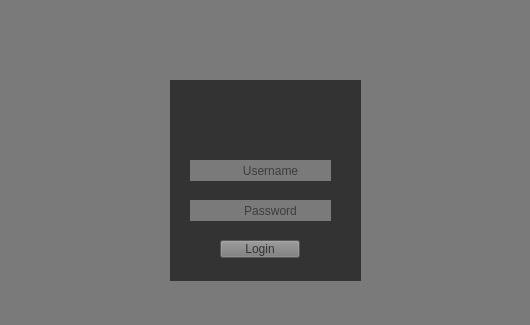
<?xml version="1.0" encoding="UTF-8"?>
<ui version="4.0">
 <class>Login</class>
 <widget class="QMainWindow" name="Login">
  <property name="geometry">
   <rect>
    <x>0</x>
    <y>0</y>
    <width>530</width>
    <height>325</height>
   </rect>
  </property>
  <property name="windowTitle">
   <string>Login</string>
  </property>
  <property name="layoutDirection">
   <enum>Qt::RightToLeft</enum>
  </property>
  <property name="styleSheet">
   <string notr="true">background-color: rgb(122, 122, 122);</string>
  </property>
  <widget class="QWidget" name="centralwidget">
   <widget class="QLabel" name="label">
    <property name="geometry">
     <rect>
      <x>170</x>
      <y>80</y>
      <width>191</width>
      <height>201</height>
     </rect>
    </property>
    <property name="styleSheet">
     <string notr="true">background-color: rgb(51, 51, 51);</string>
    </property>
    <property name="text">
     <string/>
    </property>
   </widget>
   <widget class="QLabel" name="Logo">
    <property name="geometry">
     <rect>
      <x>220</x>
      <y>-10</y>
      <width>101</width>
      <height>81</height>
     </rect>
    </property>
    <property name="styleSheet">
     <string notr="true"/>
    </property>
    <property name="text">
     <string/>
    </property>
    <property name="pixmap">
     <pixmap>C:/Users/Asus/Downloads/logo-twitter-png-47449.png</pixmap>
    </property>
    <property name="scaledContents">
     <bool>true</bool>
    </property>
    <property name="openExternalLinks">
     <bool>false</bool>
    </property>
   </widget>
   <widget class="QLineEdit" name="lineEdit">
    <property name="enabled">
     <bool>true</bool>
    </property>
    <property name="geometry">
     <rect>
      <x>210</x>
      <y>160</y>
      <width>121</width>
      <height>21</height>
     </rect>
    </property>
    <property name="layoutDirection">
     <enum>Qt::RightToLeft</enum>
    </property>
    <property name="frame">
     <bool>false</bool>
    </property>
    <property name="alignment">
     <set>Qt::AlignCenter</set>
    </property>
    <property name="placeholderText">
     <string>Username</string>
    </property>
   </widget>
   <widget class="QLineEdit" name="lineEdit_2">
    <property name="geometry">
     <rect>
      <x>210</x>
      <y>200</y>
      <width>121</width>
      <height>21</height>
     </rect>
    </property>
    <property name="frame">
     <bool>false</bool>
    </property>
    <property name="echoMode">
     <enum>QLineEdit::Password</enum>
    </property>
    <property name="cursorPosition">
     <number>0</number>
    </property>
    <property name="alignment">
     <set>Qt::AlignCenter</set>
    </property>
    <property name="placeholderText">
     <string>Password</string>
    </property>
   </widget>
   <widget class="QLabel" name="label_2">
    <property name="geometry">
     <rect>
      <x>190</x>
      <y>160</y>
      <width>21</width>
      <height>21</height>
     </rect>
    </property>
    <property name="styleSheet">
     <string notr="true">background-color: rgb(122, 122, 122);</string>
    </property>
    <property name="text">
     <string/>
    </property>
    <property name="pixmap">
     <pixmap>C:/Users/Asus/Downloads/PngItem_2560200.png</pixmap>
    </property>
    <property name="scaledContents">
     <bool>true</bool>
    </property>
   </widget>
   <widget class="QLabel" name="label_3">
    <property name="geometry">
     <rect>
      <x>190</x>
      <y>200</y>
      <width>21</width>
      <height>21</height>
     </rect>
    </property>
    <property name="styleSheet">
     <string notr="true">background-color: rgb(122, 122, 122);</string>
    </property>
    <property name="text">
     <string/>
    </property>
    <property name="pixmap">
     <pixmap>C:/Users/Asus/Downloads/kindpng_4751731.png</pixmap>
    </property>
    <property name="scaledContents">
     <bool>true</bool>
    </property>
   </widget>
   <widget class="QPushButton" name="pushButton">
    <property name="geometry">
     <rect>
      <x>220</x>
      <y>240</y>
      <width>80</width>
      <height>18</height>
     </rect>
    </property>
    <property name="cursor">
     <cursorShape>PointingHandCursor</cursorShape>
    </property>
    <property name="styleSheet">
     <string notr="true">color: rgb(51, 51, 51);
background-color: rgb(122, 122, 122);</string>
    </property>
    <property name="text">
     <string>Login</string>
    </property>
   </widget>
  </widget>
  <widget class="QMenuBar" name="menubar">
   <property name="geometry">
    <rect>
     <x>0</x>
     <y>0</y>
     <width>530</width>
     <height>17</height>
    </rect>
   </property>
  </widget>
  <widget class="QStatusBar" name="statusbar"/>
 </widget>
 <tabstops>
  <tabstop>pushButton</tabstop>
  <tabstop>lineEdit</tabstop>
  <tabstop>lineEdit_2</tabstop>
 </tabstops>
 <resources/>
 <connections/>
</ui>
